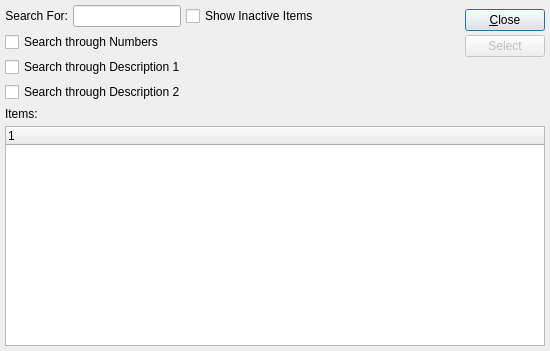
<?xml version="1.0" encoding="UTF-8"?>
<ui version="4.0">
 <comment>This file is part of the xwd Package for xTuple ERP,
and is Copyright (c) 1999-2012 by OpenMFG LLC, d/b/a xTuple.  It
is licensed to you under the xTuple End-User License Agreement (&quot;the
EULA&quot;), the full text of which is available at www.xtuple.com/EULA.
While the EULA gives you access to source code and encourages your
involvement in the development process, this Package is not free
software.  By using this software, you agree to be bound by the
terms of the EULA.</comment>
 <class>itemAliasList</class>
 <widget class="QDialog" name="itemAliasList">
  <property name="geometry">
   <rect>
    <x>0</x>
    <y>0</y>
    <width>550</width>
    <height>351</height>
   </rect>
  </property>
  <property name="windowTitle">
   <string>Advanced Item Search</string>
  </property>
  <layout class="QVBoxLayout" name="verticalLayout_3">
   <item>
    <layout class="QHBoxLayout" name="horizontalLayout_2">
     <item>
      <layout class="QVBoxLayout" name="verticalLayout_2">
       <item>
        <layout class="QHBoxLayout" name="horizontalLayout">
         <item>
          <widget class="QLabel" name="_searchForLit">
           <property name="text">
            <string>Search For:</string>
           </property>
           <property name="alignment">
            <set>Qt::AlignRight|Qt::AlignTrailing|Qt::AlignVCenter</set>
           </property>
          </widget>
         </item>
         <item>
          <widget class="XLineEdit" name="_searchFor"/>
         </item>
         <item>
          <widget class="XCheckBox" name="_showInactive">
           <property name="text">
            <string>Show Inactive Items</string>
           </property>
          </widget>
         </item>
        </layout>
       </item>
       <item>
        <widget class="XCheckBox" name="_searchNumber">
         <property name="text">
          <string>Search through Numbers</string>
         </property>
        </widget>
       </item>
       <item>
        <widget class="XCheckBox" name="_searchDescrip1">
         <property name="text">
          <string>Search through Description 1</string>
         </property>
        </widget>
       </item>
       <item>
        <widget class="XCheckBox" name="_searchDescrip2">
         <property name="focusPolicy">
          <enum>Qt::TabFocus</enum>
         </property>
         <property name="text">
          <string>Search through Description 2</string>
         </property>
        </widget>
       </item>
      </layout>
     </item>
     <item>
      <spacer name="horizontalSpacer">
       <property name="orientation">
        <enum>Qt::Horizontal</enum>
       </property>
       <property name="sizeHint" stdset="0">
        <size>
         <width>40</width>
         <height>20</height>
        </size>
       </property>
      </spacer>
     </item>
     <item>
      <layout class="QVBoxLayout" name="verticalLayout">
       <property name="spacing">
        <number>0</number>
       </property>
       <item>
        <widget class="QPushButton" name="_close">
         <property name="text">
          <string>&amp;Close</string>
         </property>
        </widget>
       </item>
       <item>
        <widget class="QPushButton" name="_select">
         <property name="enabled">
          <bool>false</bool>
         </property>
         <property name="text">
          <string>Select</string>
         </property>
        </widget>
       </item>
       <item>
        <spacer name="verticalSpacer">
         <property name="orientation">
          <enum>Qt::Vertical</enum>
         </property>
         <property name="sizeType">
          <enum>QSizePolicy::Fixed</enum>
         </property>
         <property name="sizeHint" stdset="0">
          <size>
           <width>20</width>
           <height>40</height>
          </size>
         </property>
        </spacer>
       </item>
      </layout>
     </item>
    </layout>
   </item>
   <item>
    <widget class="QLabel" name="_itemLit">
     <property name="sizePolicy">
      <sizepolicy hsizetype="Preferred" vsizetype="Fixed">
       <horstretch>0</horstretch>
       <verstretch>0</verstretch>
      </sizepolicy>
     </property>
     <property name="text">
      <string>Items:</string>
     </property>
    </widget>
   </item>
   <item>
    <widget class="XTreeWidget" name="_items">
     <property name="sizePolicy">
      <sizepolicy hsizetype="Expanding" vsizetype="Expanding">
       <horstretch>0</horstretch>
       <verstretch>0</verstretch>
      </sizepolicy>
     </property>
    </widget>
   </item>
  </layout>
 </widget>
 <layoutdefault spacing="5" margin="5"/>
 <pixmapfunction>qPixmapFromMimeSource</pixmapfunction>
 <customwidgets>
  <customwidget>
   <class>XCheckBox</class>
   <extends>QCheckBox</extends>
   <header>xcheckbox.h</header>
  </customwidget>
  <customwidget>
   <class>XLineEdit</class>
   <extends>QLineEdit</extends>
   <header>xlineedit.h</header>
   <container>1</container>
  </customwidget>
  <customwidget>
   <class>XTreeWidget</class>
   <extends>QTreeWidget</extends>
   <header>xtreewidget.h</header>
   <container>1</container>
  </customwidget>
 </customwidgets>
 <tabstops>
  <tabstop>_searchFor</tabstop>
  <tabstop>_items</tabstop>
  <tabstop>_select</tabstop>
  <tabstop>_close</tabstop>
 </tabstops>
 <resources/>
 <connections/>
</ui>
